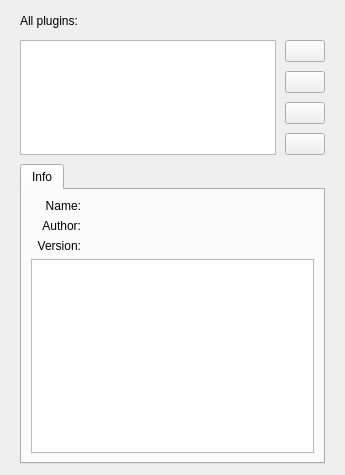
      <widget class="QWidget" name="tabPlugins">
       <property name="sizePolicy">
        <sizepolicy hsizetype="Fixed" vsizetype="Fixed">
         <horstretch>0</horstretch>
         <verstretch>0</verstretch>
        </sizepolicy>
       </property>
       <attribute name="title">
        <string>Plugins</string>
       </attribute>
       <layout class="QVBoxLayout" name="verticalLayout_14" stretch="0,1,1">
        <property name="spacing">
         <number>9</number>
        </property>
        <property name="leftMargin">
         <number>20</number>
        </property>
        <property name="rightMargin">
         <number>20</number>
        </property>
        <item>
         <layout class="QHBoxLayout" name="horizontalLayout">
          <property name="spacing">
           <number>0</number>
          </property>
          <item>
           <widget class="QLabel" name="label_AllPlugins">
            <property name="sizePolicy">
             <sizepolicy hsizetype="Fixed" vsizetype="Minimum">
              <horstretch>0</horstretch>
              <verstretch>0</verstretch>
             </sizepolicy>
            </property>
            <property name="minimumSize">
             <size>
              <width>0</width>
              <height>0</height>
             </size>
            </property>
            <property name="whatsThis">
             <string>
&lt;h4&gt;Plugins&lt;/h4&gt; Here you can manage your plugins which stores in you profile folder. Plugins work in priority of order &amp;mdash; first plugin in the list has the highest priority. You can increase or decrease priority of any plugin in list.</string>
            </property>
            <property name="styleSheet">
             <string notr="true">margin-top:0px;</string>
            </property>
            <property name="text">
             <string>All plugins:</string>
            </property>
            <property name="alignment">
             <set>Qt::AlignLeading|Qt::AlignLeft|Qt::AlignVCenter</set>
            </property>
           </widget>
          </item>
          <item>
           <widget class="QPushButton" name="pushButton_AllPluginsHelp">
            <property name="sizePolicy">
             <sizepolicy hsizetype="Fixed" vsizetype="Fixed">
              <horstretch>0</horstretch>
              <verstretch>0</verstretch>
             </sizepolicy>
            </property>
            <property name="styleSheet">
             <string notr="true">margin:0px;</string>
            </property>
            <property name="text">
             <string/>
            </property>
            <property name="icon">
             <iconset resource="../res/LightpackResources.qrc">
              <normaloff>:/icons/help.png</normaloff>:/icons/help.png</iconset>
            </property>
            <property name="flat">
             <bool>true</bool>
            </property>
           </widget>
          </item>
          <item>
           <spacer name="horizontalSpacer">
            <property name="orientation">
             <enum>Qt::Horizontal</enum>
            </property>
            <property name="sizeHint" stdset="0">
             <size>
              <width>40</width>
              <height>20</height>
             </size>
            </property>
           </spacer>
          </item>
         </layout>
        </item>
        <item>
         <layout class="QGridLayout" name="gridLayout_14" rowstretch="1,0,0,0" columnstretch="1,0">
          <property name="sizeConstraint">
           <enum>QLayout::SetMinimumSize</enum>
          </property>
          <item row="0" column="0" rowspan="4">
           <widget class="QListWidget" name="list_Plugins">
            <property name="sizePolicy">
             <sizepolicy hsizetype="Preferred" vsizetype="Expanding">
              <horstretch>0</horstretch>
              <verstretch>0</verstretch>
             </sizepolicy>
            </property>
            <property name="minimumSize">
             <size>
              <width>0</width>
              <height>100</height>
             </size>
            </property>
            <property name="layoutDirection">
             <enum>Qt::LeftToRight</enum>
            </property>
            <property name="showDropIndicator" stdset="0">
             <bool>false</bool>
            </property>
            <property name="dragEnabled">
             <bool>false</bool>
            </property>
            <property name="dragDropMode">
             <enum>QAbstractItemView::NoDragDrop</enum>
            </property>
            <property name="defaultDropAction">
             <enum>Qt::IgnoreAction</enum>
            </property>
           </widget>
          </item>
          <item row="0" column="1">
           <widget class="QPushButton" name="pushButton_UpPriority">
            <property name="toolTip">
             <string>Increase priority</string>
            </property>
            <property name="text">
             <string/>
            </property>
            <property name="icon">
             <iconset resource="../res/LightpackResources.qrc">
              <normaloff>:/icons/arrow_up_gray.png</normaloff>:/icons/arrow_up_gray.png</iconset>
            </property>
           </widget>
          </item>
          <item row="1" column="1">
           <widget class="QPushButton" name="pushButton_DownPriority">
            <property name="toolTip">
             <string>Decrease priority</string>
            </property>
            <property name="text">
             <string/>
            </property>
            <property name="icon">
             <iconset resource="../res/LightpackResources.qrc">
              <normaloff>:/icons/arrow_down_gray.png</normaloff>:/icons/arrow_down_gray.png</iconset>
            </property>
           </widget>
          </item>
          <item row="3" column="1">
           <widget class="QPushButton" name="pushButton_ConsolePlugin">
            <property name="toolTip">
             <string>Open python console</string>
            </property>
            <property name="text">
             <string/>
            </property>
            <property name="icon">
             <iconset resource="../res/LightpackResources.qrc">
              <normaloff>:/icons/console_gray.png</normaloff>:/icons/console_gray.png</iconset>
            </property>
           </widget>
          </item>
          <item row="2" column="1">
           <widget class="QPushButton" name="pushButton_ReloadPlugins">
            <property name="sizePolicy">
             <sizepolicy hsizetype="Expanding" vsizetype="Fixed">
              <horstretch>0</horstretch>
              <verstretch>0</verstretch>
             </sizepolicy>
            </property>
            <property name="toolTip">
             <string>Reload plugins</string>
            </property>
            <property name="text">
             <string/>
            </property>
            <property name="icon">
             <iconset resource="../res/LightpackResources.qrc">
              <normaloff>:/icons/refresh.png</normaloff>:/icons/refresh.png</iconset>
            </property>
           </widget>
          </item>
         </layout>
        </item>
        <item>
         <widget class="QTabWidget" name="tabPlugin">
          <property name="sizePolicy">
           <sizepolicy hsizetype="MinimumExpanding" vsizetype="MinimumExpanding">
            <horstretch>0</horstretch>
            <verstretch>0</verstretch>
           </sizepolicy>
          </property>
          <property name="maximumSize">
           <size>
            <width>16777215</width>
            <height>500</height>
           </size>
          </property>
          <property name="currentIndex">
           <number>0</number>
          </property>
          <widget class="QWidget" name="tabInfoPlugin">
           <attribute name="title">
            <string>Info</string>
           </attribute>
           <layout class="QGridLayout" name="gridLayout_9" columnstretch="0,0,0">
            <item row="2" column="0">
             <widget class="QLabel" name="labePluginVersion">
              <property name="sizePolicy">
               <sizepolicy hsizetype="Fixed" vsizetype="Fixed">
                <horstretch>0</horstretch>
                <verstretch>0</verstretch>
               </sizepolicy>
              </property>
              <property name="minimumSize">
               <size>
                <width>50</width>
                <height>0</height>
               </size>
              </property>
              <property name="baseSize">
               <size>
                <width>100</width>
                <height>0</height>
               </size>
              </property>
              <property name="text">
               <string>Version:</string>
              </property>
              <property name="alignment">
               <set>Qt::AlignRight|Qt::AlignTop|Qt::AlignTrailing</set>
              </property>
             </widget>
            </item>
            <item row="0" column="0">
             <widget class="QLabel" name="labelPluginName">
              <property name="sizePolicy">
               <sizepolicy hsizetype="Fixed" vsizetype="Fixed">
                <horstretch>0</horstretch>
                <verstretch>0</verstretch>
               </sizepolicy>
              </property>
              <property name="minimumSize">
               <size>
                <width>50</width>
                <height>0</height>
               </size>
              </property>
              <property name="baseSize">
               <size>
                <width>100</width>
                <height>0</height>
               </size>
              </property>
              <property name="text">
               <string>Name:</string>
              </property>
              <property name="alignment">
               <set>Qt::AlignRight|Qt::AlignTop|Qt::AlignTrailing</set>
              </property>
             </widget>
            </item>
            <item row="0" column="1">
             <widget class="QLabel" name="label_PluginName">
              <property name="text">
               <string/>
              </property>
             </widget>
            </item>
            <item row="1" column="1">
             <widget class="QLabel" name="label_PluginAuthor">
              <property name="text">
               <string/>
              </property>
             </widget>
            </item>
            <item row="2" column="1">
             <widget class="QLabel" name="label_PluginVersion">
              <property name="text">
               <string/>
              </property>
             </widget>
            </item>
            <item row="1" column="0">
             <widget class="QLabel" name="labelPluginAuthor">
              <property name="sizePolicy">
               <sizepolicy hsizetype="Fixed" vsizetype="Fixed">
                <horstretch>0</horstretch>
                <verstretch>0</verstretch>
               </sizepolicy>
              </property>
              <property name="minimumSize">
               <size>
                <width>50</width>
                <height>0</height>
               </size>
              </property>
              <property name="baseSize">
               <size>
                <width>100</width>
                <height>0</height>
               </size>
              </property>
              <property name="text">
               <string>Author:</string>
              </property>
              <property name="alignment">
               <set>Qt::AlignRight|Qt::AlignTop|Qt::AlignTrailing</set>
              </property>
             </widget>
            </item>
            <item row="0" column="2" rowspan="3">
             <widget class="QLabel" name="label_PluginIcon">
              <property name="text">
               <string/>
              </property>
              <property name="alignment">
               <set>Qt::AlignRight|Qt::AlignTrailing|Qt::AlignVCenter</set>
              </property>
             </widget>
            </item>
            <item row="3" column="0" colspan="3">
             <widget class="QTextBrowser" name="tb_PluginDescription">
              <property name="sizePolicy">
               <sizepolicy hsizetype="Preferred" vsizetype="Preferred">
                <horstretch>0</horstretch>
                <verstretch>0</verstretch>
               </sizepolicy>
              </property>
              <property name="openExternalLinks">
               <bool>true</bool>
              </property>
             </widget>
            </item>
           </layout>
          </widget>
         </widget>
        </item>
       </layout>
      </widget>
